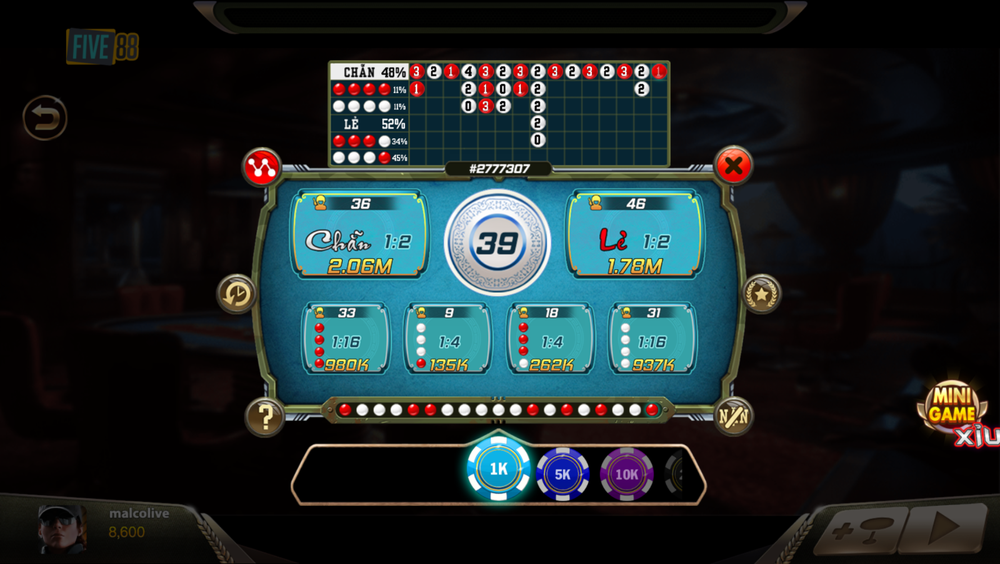
#> input picture dataset/images/train/1776963289968-noround.png, 1000 x 564 px, shrunk from 1600 x 902 before the run; its folder holds only this picture in this run
$ python visualize.py
#> lines starting #> are read from the running program, lines starting #| are printed output that depends on the picture; after the words box and inside, x2 and y2 are one past the last pixel; in counts of white or black regions, pixels touching at a corner belong together
"""Visualize YOLO labels on top of their images.

Reads labels (YOLO TXT format) from a labels folder and draws them onto the
matching image. Useful to QA a freshly labeled dataset before training.

Usage:
    python tools/visualize.py                              # dataset/images/train + dataset/labels/train
    python tools/visualize.py --split val
    python tools/visualize.py --images-folder custom/imgs --labels-folder custom/lbls
    python tools/visualize.py --save-dir qa_preview        # batch-export annotated PNGs

Interactive keys (when not using --save-dir):
    space / n   next image
    p           previous image
    q / ESC     quit
"""

import argparse
import sys
from pathlib import Path

import cv2

sys.path.insert(0, str(Path(__file__).resolve().parent.parent))
from classes import CLASSES, COLORS


IMAGE_EXTS = (".png", ".jpg", ".jpeg", ".bmp", ".webp")


def parse_args():
    parser = argparse.ArgumentParser(description=__doc__)
    parser.add_argument("--dataset-root", default="dataset")
    parser.add_argument("--split", choices=["train", "val"], default="train")
    parser.add_argument("--images-folder", default=None)
    parser.add_argument("--labels-folder", default=None)
    parser.add_argument(
        "--save-dir",
        default=None,
        help="If set, write annotated copies here and exit (no GUI).",
    )
    parser.add_argument(
        "--only-labeled",
        action="store_true",
        help="Skip images that have no matching label file.",
    )
    return parser.parse_args()


def collect_images(images_folder: Path):
    images = []
    for ext in IMAGE_EXTS:
        images.extend(images_folder.glob(f"*{ext}"))
    return sorted(images)


def draw_labels(img, label_path: Path) -> int:
    if not label_path.exists():
        return 0
    h, w = img.shape[:2]
    count = 0
    for line in label_path.read_text().splitlines():
        parts = line.strip().split()
        if len(parts) != 5:
            continue
        try:
            cls_id = int(parts[0])
            cx, cy, bw, bh = (float(p) for p in parts[1:])
        except ValueError:
            continue

        x1 = int((cx - bw / 2) * w)
        y1 = int((cy - bh / 2) * h)
        x2 = int((cx + bw / 2) * w)
        y2 = int((cy + bh / 2) * h)
        color = COLORS.get(cls_id, (200, 200, 200))
        name = CLASSES.get(cls_id, f"cls{cls_id}")

        cv2.rectangle(img, (x1, y1), (x2, y2), color, 2)
        cv2.putText(
            img,
            f"{cls_id}:{name}",
            (x1, max(14, y1 - 4)),
            cv2.FONT_HERSHEY_SIMPLEX,
            0.5,
            color,
            2,
        )
        count += 1
    return count


def main():
    args = parse_args()
    images_folder = Path(
        args.images_folder or f"{args.dataset_root}/images/{args.split}"
    )
    labels_folder = Path(
        args.labels_folder or f"{args.dataset_root}/labels/{args.split}"
    )

    images = collect_images(images_folder)
    if args.only_labeled:
        images = [p for p in images if (labels_folder / f"{p.stem}.txt").exists()]

    if not images:
        print(f"No images found in {images_folder}")
        return

    if args.save_dir:
        save_dir = Path(args.save_dir)
        save_dir.mkdir(parents=True, exist_ok=True)
        for img_path in images:
            img = cv2.imread(str(img_path))
            if img is None:
                continue
            n = draw_labels(img, labels_folder / f"{img_path.stem}.txt")
            out = save_dir / img_path.name
            cv2.imwrite(str(out), img)
            print(f"Wrote {out} ({n} boxes)")
        print(f"Done. Exported {len(images)} image(s) to {save_dir}.")
        return

    window = "Label Preview"
    cv2.namedWindow(window)
    idx = 0
    while 0 <= idx < len(images):
        img_path = images[idx]
        img = cv2.imread(str(img_path))
#> img is the input picture: shape (564, 1000, 3); mean B, G, R 42.2, 40.8, 30.1
        if img is None:
            idx += 1
            continue
        n = draw_labels(img, labels_folder / f"{img_path.stem}.txt")
#> n = 0
        title = f"[{idx+1}/{len(images)}] {img_path.name} | {n} boxes"
        cv2.putText(img, title, (10, 24), cv2.FONT_HERSHEY_SIMPLEX, 0.6, (0, 255, 255), 2)
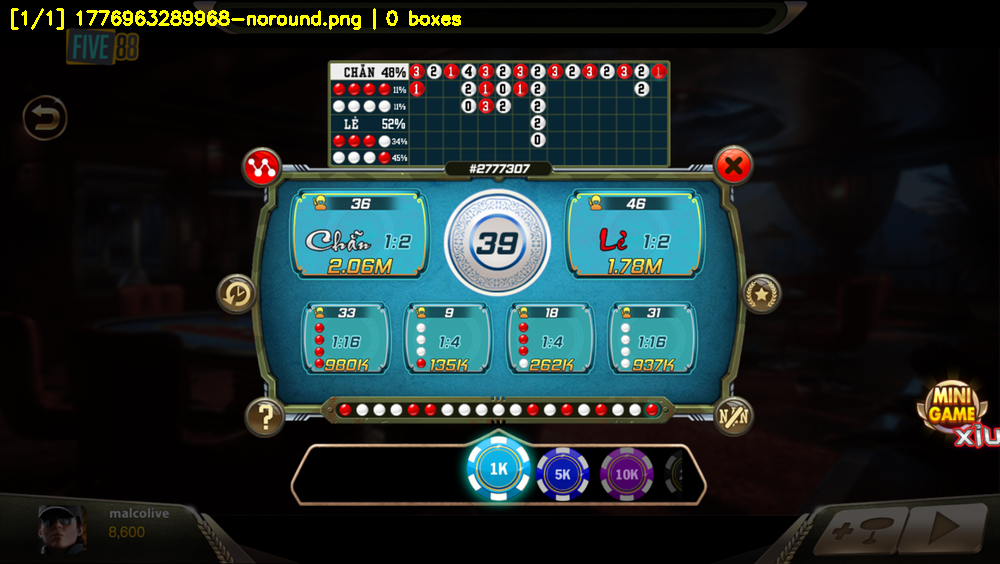
#> img: shape (564, 1000, 3); 0.54% of pixels changed, all inside (x1, y1, x2, y2) = (11, 8, 461, 30)
        cv2.imshow(window, img)
        key = cv2.waitKey(0) & 0xFF
#> (key q is pressed here)
        if key in (ord("q"), 27):
            break
        if key == ord("p"):
            idx = max(0, idx - 1)
        else:
            idx += 1

    cv2.destroyAllWindows()


if __name__ == "__main__":
    main()
